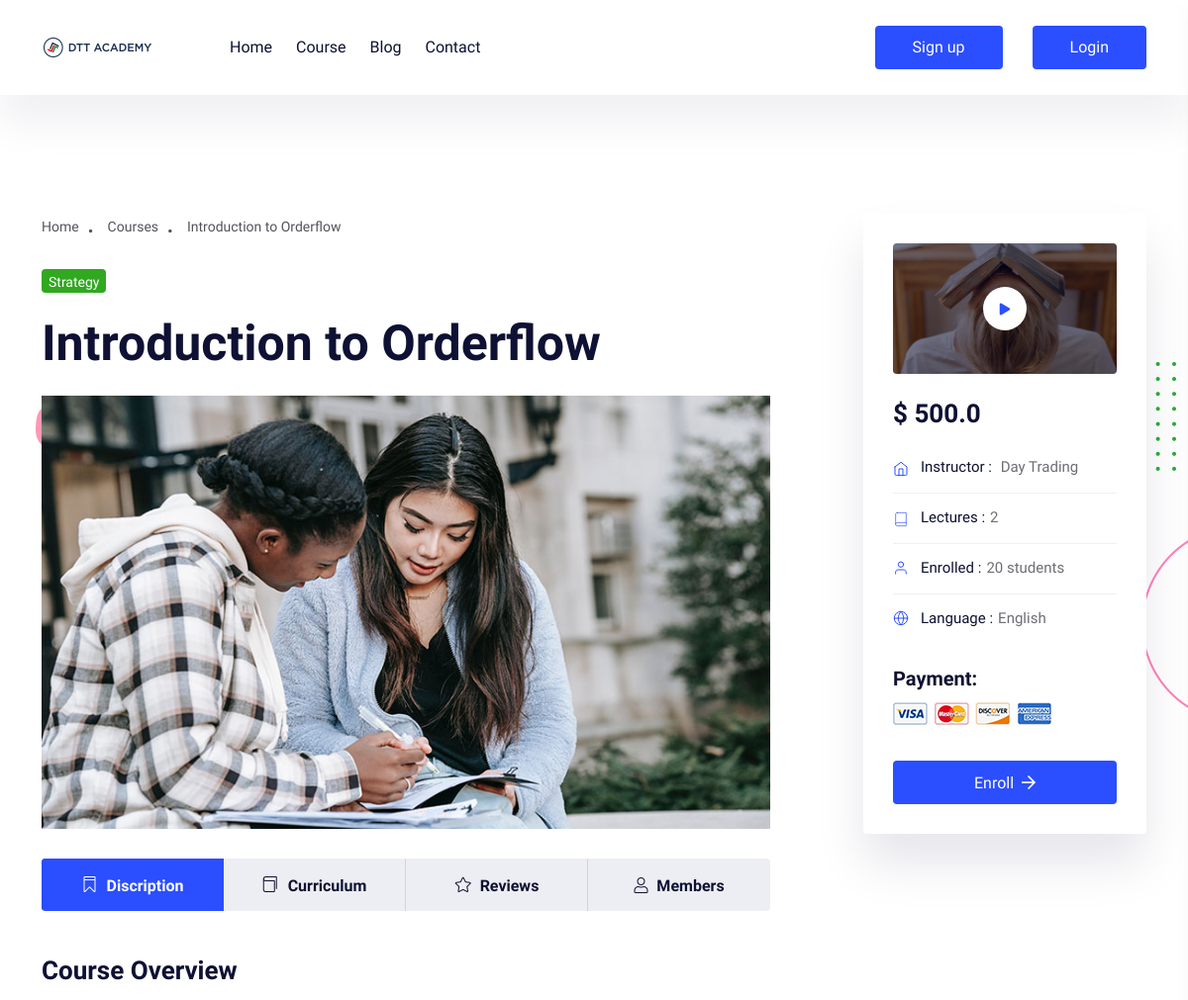
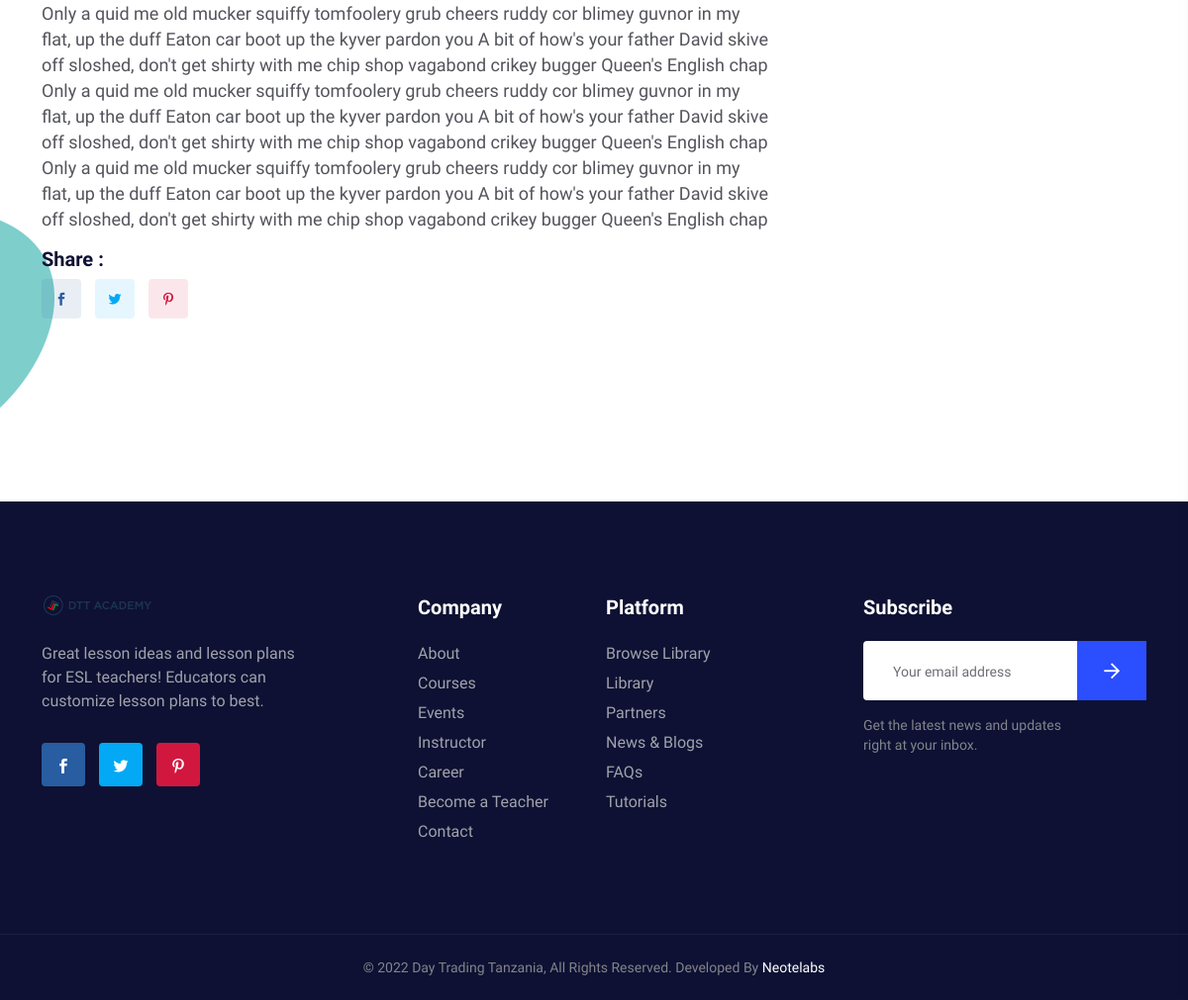
/course/introduction-to-orderflow/, run on the app's committed database (2 pictures, top to bottom).
### course/models.py (models this page shows, shortened)
class Course(models.Model):
    COURSE_LEVEL = [
    ('Beginner', 'Beginner'),
    ('Intermididate', 'Intermididate'),
    ('Expert', 'Expert'),
]
    cover = models.ImageField(verbose_name=_("Course Cover"),upload_to="course/cover/",blank=False,null=False)
    video = models.CharField(max_length=200,blank=False,null=False,verbose_name=_("Intro video"))
    cousername = models.CharField(max_length=50,verbose_name=_("Course Name"))
    category = models.ForeignKey(CourseCategory, verbose_name=_("Course Category"), on_delete=models.DO_NOTHING)
    slug = models.SlugField(_("slug"),editable=False)
    introduction = models.TextField(verbose_name=_("Course Short Brief"))
    price = models.FloatField(verbose_name=_("Course price"))
    description = models.TextField(verbose_name=_("Course Full Description"))
    viewed = models.IntegerField(editable=False,default=0)
    featured = models.BooleanField(_("Featured"),default=False)
    level = models.CharField(max_length=50, verbose_name=_("Course Level"),choices=COURSE_LEVEL,default="Beginner")
    created = models.DateTimeField()
    updated = models.DateTimeField()
    class Meta:
        verbose_name = 'Course'
        verbose_name_plural = 'Courses'

class CourseCategory(models.Model):
    title = models.CharField(max_length=160,verbose_name=_("Course Category"))
    slug = models.SlugField(_("slug"),editable=False)
    def __str__(self):
        return self.title
    class Meta:
        verbose_name = 'Course Category'
        verbose_name_plural = 'Courses Categories'

### course/views.py (the view)
# urls.py: path("<str:slug>/",views.CouserDetailView.as_view(),name="detail"),
class CouserDetailView(DetailView):
    model = Course
    context_object_name = "course"
    template_name = "pages/detail.html"

### templates/pages/detail.html (shortened to what this page needs)
{% extends 'pages/base.html' %}
{% load static %}
{% block content %}
<section class="page__title-area pt-120 pb-90">
    <div class="page__title-shape">
       <img class="page-title-shape-5 d-none d-sm-block" src="{% static 'assets/img/page-title/page-title-shape-1.png' %}" alt="">
       <img class="page-title-shape-7" src="{% static 'assets/img/page-title/page-title-shape-4.png' %}" alt="">
    </div>
    <div class="container">
       <div class="row">
          <div class="col-xxl-8 col-xl-8 col-lg-8">
             <div class="course__wrapper">
                <div class="page__title-content mb-25">
                   <div class="page__title-breadcrumb">
                       <nav aria-label="breadcrumb">
                         <ol class="breadcrumb">
                           <li class="breadcrumb-item"><a href="{% url 'pages:home' %}">Home</a></li>
                           <li class="breadcrumb-item"><a href="{% url 'course:list' %}">Courses</a></li>
                           <li class="breadcrumb-item active" aria-current="page">{{ course.cousername }}</li>
                         </ol>
                       </nav>
                   </div>
                   <span class="page__title-pre">{{ course.category }}</span>
                   <h5 class="page__title-3">{{ course.cousername }}</h5>
                </div>
                <div class="course__img w-img mb-30">
                   <img src="{{ course.cover.url }}" alt="">
                </div>
                <div class="course__tab-2 mb-45">
                   <ul class="nav nav-tabs" id="courseTab" role="tablist">
                      <li class="nav-item" role="presentation">
                        <button class="nav-link active" id="description-tab" data-bs-toggle="tab" data-bs-target="#description" type="button" role="tab" aria-controls="description" aria-selected="true"> <i class="icon_ribbon_alt"></i> <span>Discription</span> </button>
                      </li>
                      <li class="nav-item" role="presentation">
                        <button class="nav-link " id="curriculum-tab" data-bs-toggle="tab" data-bs-target="#curriculum" type="button" role="tab" aria-controls="curriculum" aria-selected="false"> <i class="icon_book_alt"></i> <span>Curriculum</span> </button>
                      </li>
                      <li class="nav-item" role="presentation">
                        <button class="nav-link" id="review-tab" data-bs-toggle="tab" data-bs-target="#review" type="button" role="tab" aria-controls="review" aria-selected="false"> <i class="icon_star_alt"></i> <span>Reviews</span> </button>
                      </li>
                      <li class="nav-item" role="presentation">
                        <button class="nav-link" id="member-tab" data-bs-toggle="tab" data-bs-target="#member" type="button" role="tab" aria-controls="member" aria-selected="false"> <i class="fal fa-user"></i> <span>Members</span> </button>
                      </li>
                    </ul>
                </div>
                <div class="course__tab-content mb-95">
                   <div class="tab-content" id="courseTabContent">
                      <div class="tab-pane fade show active" id="description" role="tabpanel" aria-labelledby="description-tab">
                         <div class="course__description">
                            <h3>Course Overview</h3>
                            <p>{{ course.description }}</p>
                         </div>
                      </div>
                      <div class="course__share">
                         <h3>Share :</h3>
                         <ul>
                            <li><a href="#" class="fb"><i class="social_facebook"></i></a></li>
                            <li><a href="#" class="tw"><i class="social_twitter"></i></a></li>
                            <li><a href="#" class="pin"><i class="social_pinterest"></i></a></li>
                         </ul>
                      </div>
                    </div>
                </div>
             </div>
          </div>
          <div class="col-xxl-4 col-xl-4 col-lg-4">
             <div class="course__sidebar pl-70 p-relative">
                <div class="course__sidebar-widget-2 white-bg mb-20">
                   <div class="course__video">
                      <div class="course__video-thumb w-img mb-25">
                         <div class="course__video-play">
                            <a href="" data-fancybox="" class="play-btn"> <i class="fas fa-play"></i> </a>
                         </div>
                      </div>
                      <div class="course__video-meta mb-25 d-flex align-items-center justify-content-between">
                         <div class="course__video-price">
                            <h5>$ {{ course.price }} </h5>
                         </div>
                      </div>
                      <div class="course__video-content mb-35">
                         <ul>
                            <li class="d-flex align-items-center">
                               <div class="course__video-icon">
                               </div>
                               <div class="course__video-info">
                                  <h5><span>Instructor :</span> Day Trading</h5>
                               </div>
                            </li>
                            <li class="d-flex align-items-center">
                               <div class="course__video-icon">
                               </div>
                               <div class="course__video-info">
                                  <h5><span>Lectures :</span>{{ course.coursecurricullum_set.count }}</h5>
                               </div>
                            </li>
                            <li class="d-flex align-items-center">
                               <div class="course__video-icon">
                                  <svg>
                                     <path class="st0" d="M13.3,14v-1.3c0-1.5-1.2-2.7-2.7-2.7H5.3c-1.5,0-2.7,1.2-2.7,2.7V14"></path>
                                     <circle class="st0" cx="8" cy="4.7" r="2.7"></circle>
                                  </svg>
                               </div>
                               <div class="course__video-info">
                                  <h5><span>Enrolled :</span>20 students</h5>
                               </div>
                            </li>
                            <li class="d-flex align-items-center">
                               <div class="course__video-icon">
                                  <svg>
                                     <circle class="st0" cx="8" cy="8" r="6.7"></circle>
                                     <line class="st0" x1="1.3" y1="8" x2="14.7" y2="8"></line>
                                     <path class="st0" d="M8,1.3c1.7,1.8,2.6,4.2,2.7,6.7c-0.1,2.5-1,4.8-2.7,6.7C6.3,12.8,5.4,10.5,5.3,8C5.4,5.5,6.3,3.2,8,1.3z"></path>
                                  </svg>
                               </div>
                               <div class="course__video-info">
                                  <h5><span>Language :</span>English</h5>
                               </div>
                            </li>
                         </ul>
                      </div>
                      <div class="course__payment mb-35">
                         <h3>Payment:</h3>
                         <a href="#">
                            <img src="{% static 'assets/img/course/payment/payment-1.png' %}" alt="">
                         </a>
                      </div>
                      <div class="course__enroll-btn">
                         <a href="contact.html" class="e-btn e-btn-7 w-100">Enroll <i class="far fa-arrow-right"></i></a>
                      </div>
                   </div>
                </div>
             </div>
          </div>
       </div>
    </div>
 </section>
{% endblock content %}

### static/assets/css/default.css (style rules this page uses)
.mb-20 { margin-bottom:20px }
.mb-25 { margin-bottom:25px }
.mb-30 { margin-bottom:30px }
.mb-35 { margin-bottom:35px }
.mb-45 { margin-bottom:45px }
.mb-95 { margin-bottom:95px }
.pt-120 { padding-top:120px }
.pb-90 { padding-bottom:90px }
.pl-70 { padding-left:70px }

### data on the page
Course: cousername "Introduction to Orderflow", category "Strategy", cover (picture), description "Only a quid me old mucker squiffy tomfoolery grub cheers ruddy cor blimey guvnor in my flat, up the duff Eaton car boot up the kyver pardon you A bit of how's your father David skive off sloshed, don't get shirty with me chip shop vagabond crikey bugger Queen's English chap Only a quid me old mucker squiffy tomfoolery grub cheers ruddy cor blimey guvnor in my flat, up the duff Eaton car boot up the kyver pardon you A bit of how's your father David skive off sloshed, don't get shirty with me chip shop vagabond crikey bugger Queen's English chap Only a quid me old mucker squiffy tomfoolery grub cheers ruddy cor blimey guvnor in my flat, up the duff Eaton car boot up the kyver pardon you A bit…", price "500.0", coursecurricullum_set.count "2"
